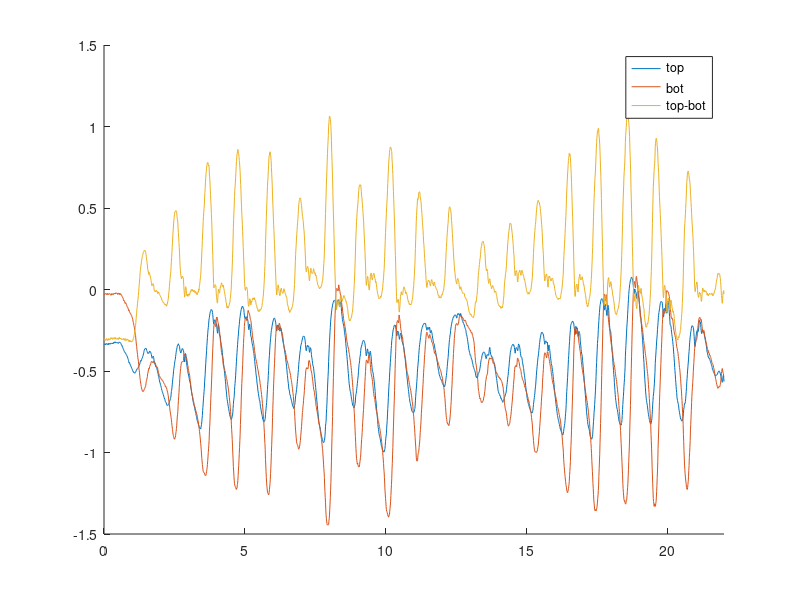

Here is the MATLAB script that generated this plot:
clear all; clc; close all;

data = csvread('Data/magnet1.csv');

t0 = 1.03; tend = 23.03;
t = (t0:0.01:tend)';
angle_top = interp1(data(:,1)/1000, data(:,2), t);
angle_bot = interp1(data(:,3)/1000, data(:,4), t);
t = t - t0;

figure; hold on;
plot( ...
   t, angle_top, ...
   t, angle_bot, ...
   t, angle_top-angle_bot ...
);
legend('top', 'bot', 'top-bot');
xlim([0 tend-t0]);
